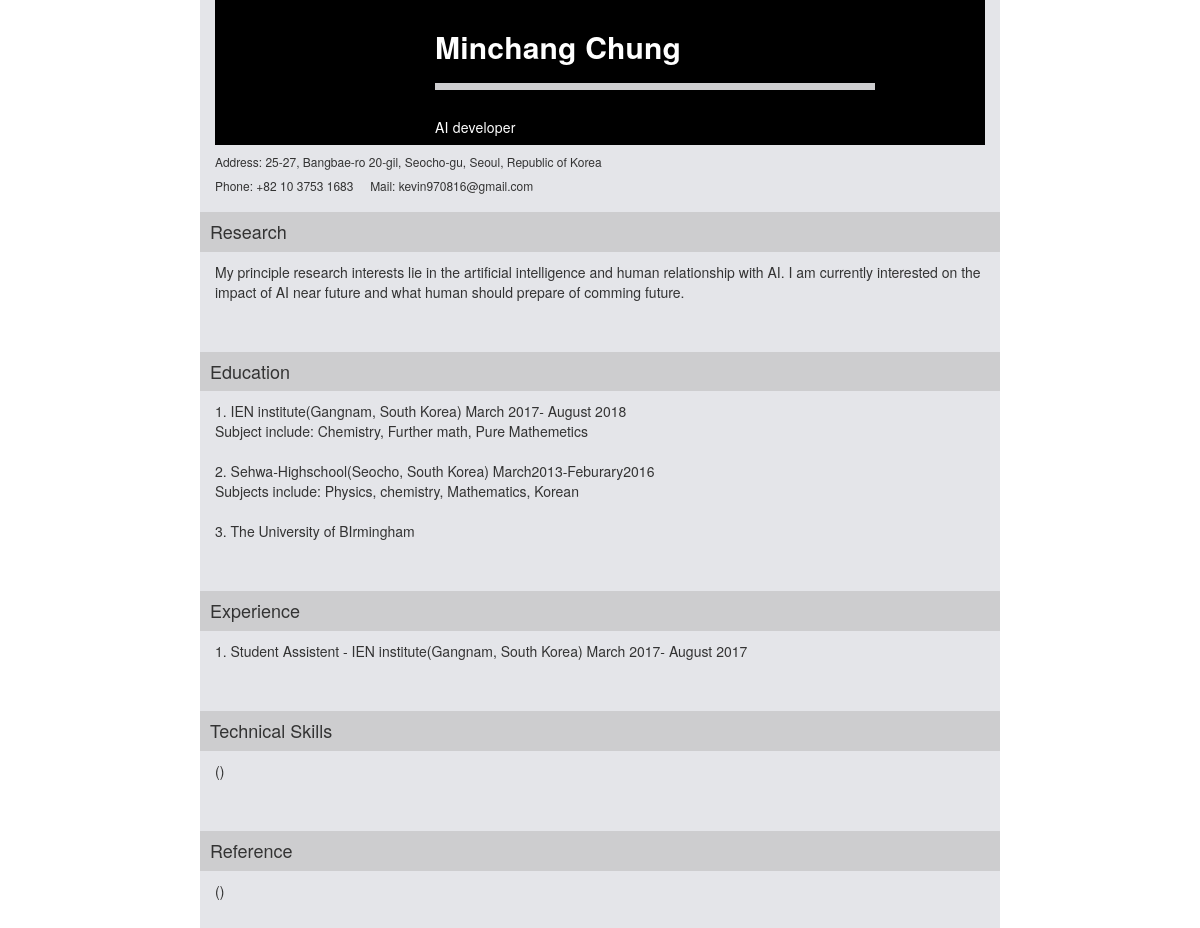
The app's page /CV_list/ with its own data.
### blog/models.py (models this page shows, shortened)
class CV_list(models.Model):
    title = models.CharField(max_length=200)
    researches = models.TextField()
    education = models.TextField()
    work_experience = models.TextField()
    reference = models.TextField()
    technical_skills = models.TextField()
    published_date = models.DateTimeField(
            blank=True, null=True)

### blog/views.py (the view)
# urls.py: path('CV_list/', views.cv_list, name='CV_list'),
def cv_list(request):
    lists = CV_list.objects.filter(published_date__lte = timezone.now()).order_by('published_date')
    return render(request, 'blog/CV_list.html', {'lists': lists})

### blog/templates/blog/CV_list.html
{% extends 'blog/CV_base.html' %}
{% block research %}
<div class="row">
  <h4 id="exp">Research</h4>
</div>
{% for list in lists %}
  <div id="bottom_margin">
    <p>{{ list.researches|linebreaksbr }}</p>
  </div>
{% endfor %}
{% endblock research %}
{% block education %}
<div class="row">
  <h4 id="exp">Education</h4>
</div>
  {% for list in lists %}
    <div id="bottom_margin">
      <p>{{ list.education|linebreaksbr }}</p>
    </div>
  {% endfor %}
{% endblock education %}
{% block experience %}
<div class="row">
  <h4 id="exp">Experience</h4>
</div>
{% for list in lists %}
  <div id="bottom_margin">
    <p>{{ list.work_experience|linebreaksbr }}</p>
  </div>
{% endfor %}
{% endblock experience %}
{% block  skills %}
<div class="row">
  <h4 id="exp">Technical Skills</h4>
</div>
{% for list in lists %}
  <div id="bottom_margin">
    <p>{{ list.technical_skills|linebreaksbr }}</p>
  </div>
{% endfor %}
{% endblock skills %}
{% block reference %}
<div class="row">
  <h4 id="exp">Reference</h4>
</div>
{% for list in lists %}
  <div id="bottom_margin">
    <p>{{ list.reference|linebreaksbr }}</p>
  </div>
{% endfor %}
{% endblock reference %}

### blog/static/css/cv.css (style rules this page uses)
#exp { background: #CDCDCF; padding: 10px; }
#bottom_margin { margin-bottom: 40px; }

### records on screen
CV_list: researches "My principle research interests lie in the artificial intelligence and human relationship with AI. I am currently interested on the impact of AI near future and what human should prepare of comming future.", education "1. IEN institute(Gangnam, South Korea) March 2017- August 2018 Subject include: Chemistry, Further math, Pure Mathemetics 2. Sehwa-Highschool(Seocho, South Korea) March2013-Feburary2016 Subjects include: Physics, chemistry, Mathematics, Korean 3. The University of BIrmingham", work_experience "1. Student Assistent - IEN institute(Gangnam, South Korea) March 2017- August 2017", technical_skills "()", reference "()"
